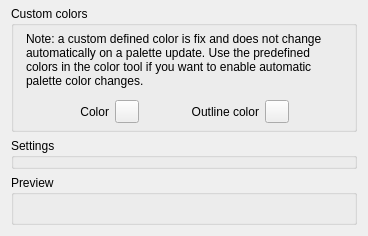
<?xml version="1.0" encoding="UTF-8"?>
<ui version="4.0">
 <class>ColorConfig</class>
 <widget class="QWidget" name="ColorConfig">
  <property name="geometry">
   <rect>
    <x>0</x>
    <y>0</y>
    <width>368</width>
    <height>236</height>
   </rect>
  </property>
  <property name="windowTitle">
   <string>Form</string>
  </property>
  <layout class="QVBoxLayout" name="verticalLayout">
   <property name="spacing">
    <number>6</number>
   </property>
   <property name="topMargin">
    <number>6</number>
   </property>
   <item>
    <widget class="QGroupBox" name="_paletteBox">
     <property name="sizePolicy">
      <sizepolicy hsizetype="Preferred" vsizetype="Minimum">
       <horstretch>0</horstretch>
       <verstretch>0</verstretch>
      </sizepolicy>
     </property>
     <property name="title">
      <string>Custom colors</string>
     </property>
     <layout class="QGridLayout" name="gridLayout_4">
      <property name="leftMargin">
       <number>12</number>
      </property>
      <property name="topMargin">
       <number>6</number>
      </property>
      <property name="rightMargin">
       <number>12</number>
      </property>
      <property name="bottomMargin">
       <number>6</number>
      </property>
      <property name="horizontalSpacing">
       <number>6</number>
      </property>
      <property name="verticalSpacing">
       <number>12</number>
      </property>
      <item row="0" column="0" colspan="7">
       <widget class="QLabel" name="_note">
        <property name="text">
         <string>Note: a custom defined color is fix and does not change automatically on a palette update. Use the predefined colors in the color tool if you want to enable automatic palette color changes.</string>
        </property>
        <property name="wordWrap">
         <bool>true</bool>
        </property>
       </widget>
      </item>
      <item row="1" column="0">
       <spacer name="horizontalSpacer_3">
        <property name="orientation">
         <enum>Qt::Horizontal</enum>
        </property>
        <property name="sizeHint" stdset="0">
         <size>
          <width>40</width>
          <height>20</height>
         </size>
        </property>
       </spacer>
      </item>
      <item row="1" column="1">
       <widget class="QLabel" name="_colorLabel">
        <property name="text">
         <string>Color</string>
        </property>
        <property name="alignment">
         <set>Qt::AlignRight|Qt::AlignTrailing|Qt::AlignVCenter</set>
        </property>
        <property name="buddy">
         <cstring>_colorButton</cstring>
        </property>
       </widget>
      </item>
      <item row="1" column="6">
       <spacer name="horizontalSpacer">
        <property name="orientation">
         <enum>Qt::Horizontal</enum>
        </property>
        <property name="sizeHint" stdset="0">
         <size>
          <width>40</width>
          <height>20</height>
         </size>
        </property>
       </spacer>
      </item>
      <item row="1" column="4">
       <widget class="QLabel" name="_outlineColorLabel">
        <property name="text">
         <string>Outline color</string>
        </property>
        <property name="alignment">
         <set>Qt::AlignRight|Qt::AlignTrailing|Qt::AlignVCenter</set>
        </property>
        <property name="buddy">
         <cstring>_outlineColorButton</cstring>
        </property>
       </widget>
      </item>
      <item row="1" column="5">
       <widget class="QToolButton" name="_outlineColorButton">
        <property name="maximumSize">
         <size>
          <width>30</width>
          <height>16777215</height>
         </size>
        </property>
        <property name="text">
         <string/>
        </property>
       </widget>
      </item>
      <item row="1" column="2">
       <widget class="QToolButton" name="_colorButton">
        <property name="maximumSize">
         <size>
          <width>30</width>
          <height>16777215</height>
         </size>
        </property>
        <property name="text">
         <string/>
        </property>
       </widget>
      </item>
      <item row="1" column="3">
       <spacer name="horizontalSpacer_2">
        <property name="orientation">
         <enum>Qt::Horizontal</enum>
        </property>
        <property name="sizeType">
         <enum>QSizePolicy::Minimum</enum>
        </property>
        <property name="sizeHint" stdset="0">
         <size>
          <width>40</width>
          <height>20</height>
         </size>
        </property>
       </spacer>
      </item>
     </layout>
    </widget>
   </item>
   <item>
    <widget class="QGroupBox" name="_configBox">
     <property name="sizePolicy">
      <sizepolicy hsizetype="Preferred" vsizetype="Minimum">
       <horstretch>0</horstretch>
       <verstretch>0</verstretch>
      </sizepolicy>
     </property>
     <property name="title">
      <string>Settings</string>
     </property>
    </widget>
   </item>
   <item>
    <widget class="QGroupBox" name="_preview">
     <property name="sizePolicy">
      <sizepolicy hsizetype="Preferred" vsizetype="Expanding">
       <horstretch>0</horstretch>
       <verstretch>0</verstretch>
      </sizepolicy>
     </property>
     <property name="title">
      <string>Preview</string>
     </property>
    </widget>
   </item>
  </layout>
 </widget>
 <tabstops>
  <tabstop>_colorButton</tabstop>
 </tabstops>
 <resources/>
 <connections/>
</ui>
